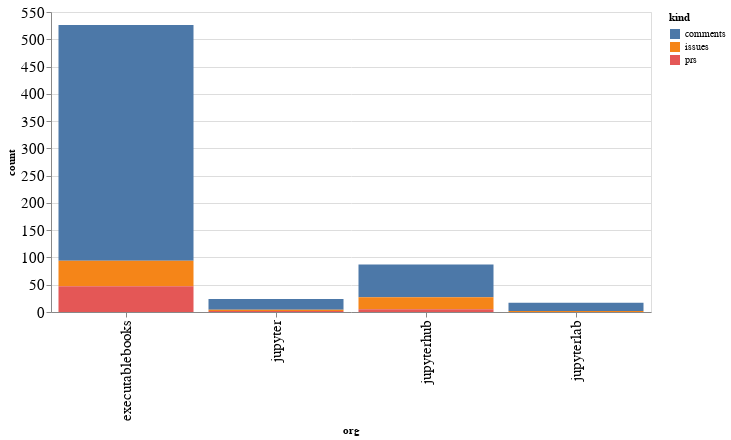

The notebook cell saved with this chart:
### Code cell
alt.Chart(org_summaries, width=600).mark_bar().encode(
    x='org',
    y='count',
    color='kind',
    tooltip="org"
)

### Figure 1 — Vega-Lite specification as saved in the notebook (floating-point values rounded to 4 significant figures)
{"config": {"axisLeft": {"labelFontSize": 15}, "axisBottom": {"labelFontSize": 15}}, "data": {"name": "data-8d2918b049d6875ef640e292b81746c0"}, "mark": "bar", "encoding": {"color": {"type": "nominal", "field": "kind"}, "tooltip": {"type": "nominal", "field": "org"}, "x": {"type": "nominal", "field": "org"}, "y": {"type": "quantitative", "field": "count"}}, "width": 600, "$schema": "https://vega.github.io/schema/vega-lite/v4.8.1.json", "datasets": {"data-8d2918b049d6875ef640e292b81746c0": [{"org": "executablebooks", "kind": "comments", "count": 432}, {"org": "executablebooks", "kind": "issues", "count": 47}, {"org": "executablebooks", "kind": "prs", "count": 47}, {"org": "jupyter", "kind": "comments", "count": 20}, {"org": "jupyter", "kind": "issues", "count": 2}, {"org": "jupyter", "kind": "prs", "count": 2}, {"org": "jupyterhub", "kind": "comments", "count": 60}, {"org": "jupyterhub", "kind": "issues", "count": 22}, {"org": "jupyterhub", "kind": "prs", "count": 5}, {"org": "jupyterlab", "kind": "comments", "count": 15}, {"org": "jupyterlab", "kind": "issues", "count": 2}]}}
